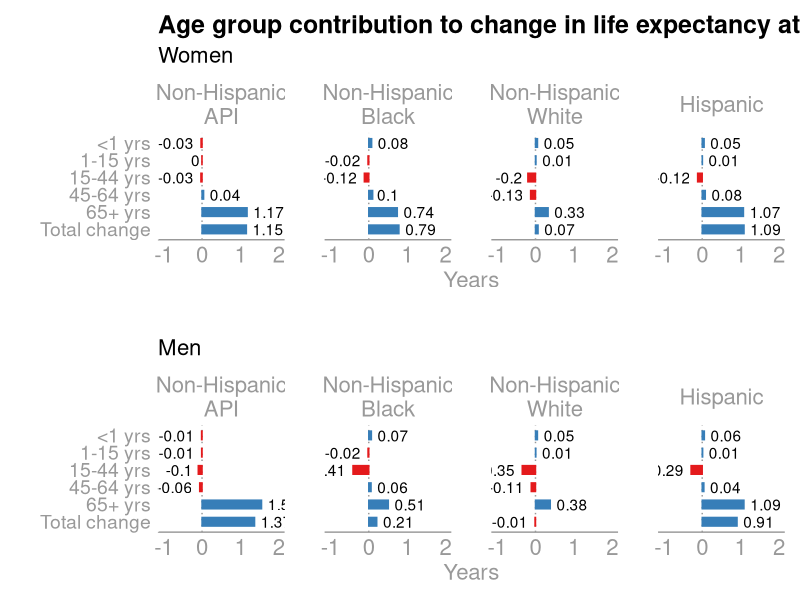
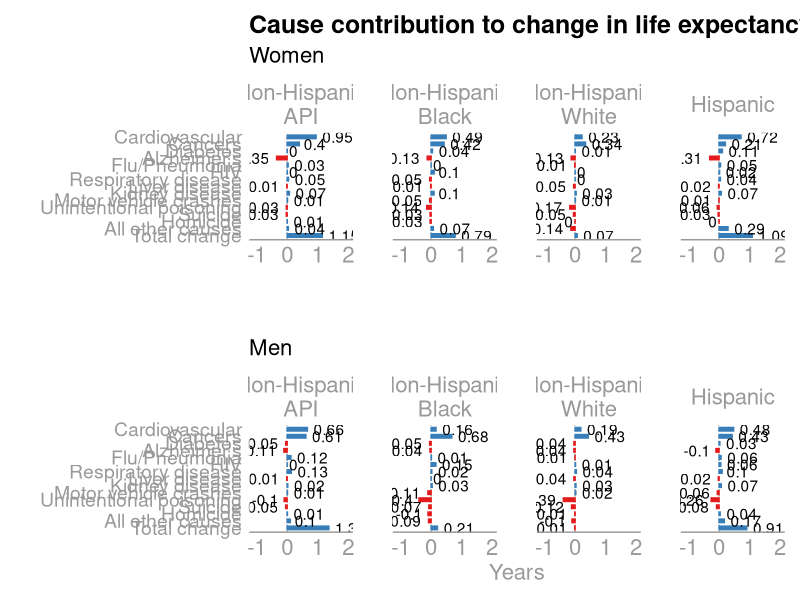
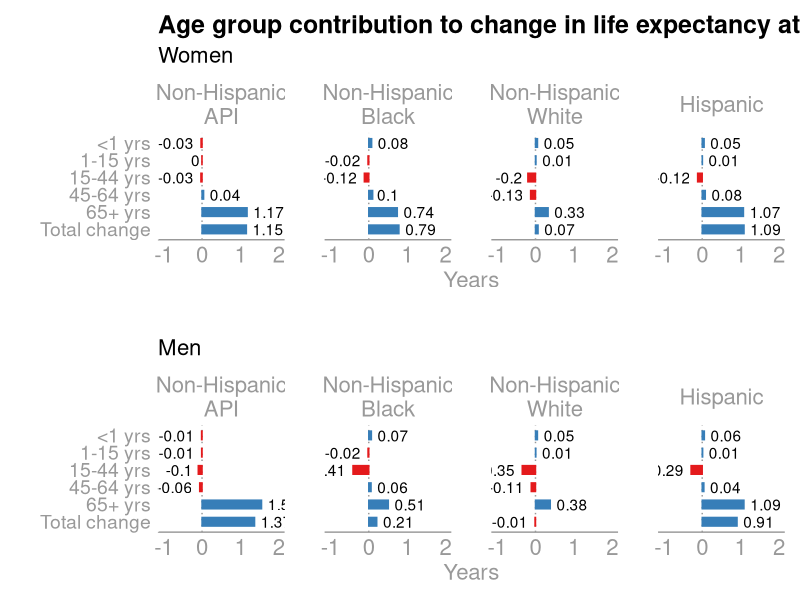
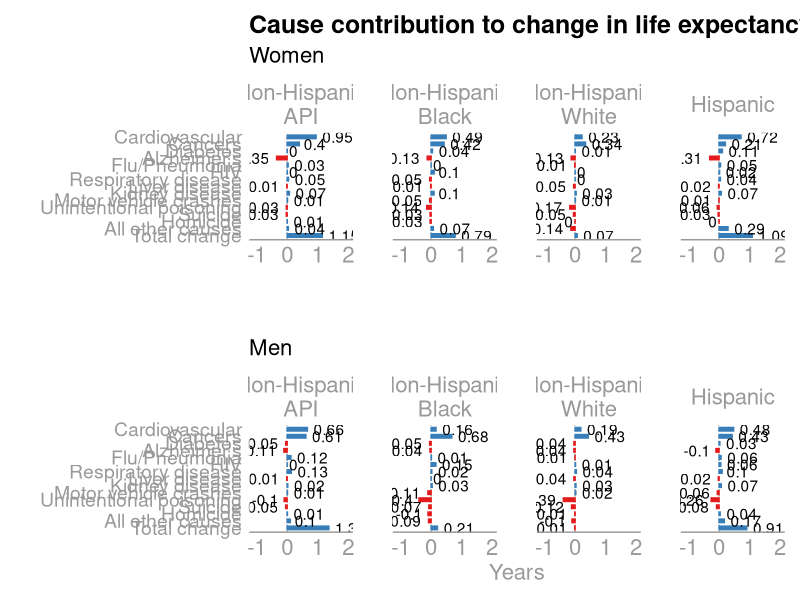

The R script that drew these images, in order:
#  program:  le-decomp-2010-2018.R
#  task:     le decomposition graphs for 2010 to 2018
#  input:    le-age-cause-decomp-2010-2018.csv
#  output:   le-age-decomp-2010-2018.png, le-cause-decomp-2010-2018.png
#  project:  ARPH Life Expectancy
#  author:   sam harper \ 2020-06-25

# 0
# load libraries
library(tidyverse)
library(here)
library(ggrepel)
library(patchwork)

here::here()

##### 1  #####
## Read in raw data and label it

# Raw data
rawd <- read_csv(here("data", "le-age-cause-decomp-2010-2018.csv"))

# summarize by age group
rawt <- rawd %>%
  group_by(sex, race, age) %>%
  summarise(total = sum(cont) * -1 )

# separate grouping for the total
tot <- aggregate(rawt$total, list(sex = rawt$sex, race = rawt$race), FUN = sum )
tot$age <- 12
colnames(tot)[3] <- "total"

# bind together
raw <- rawt %>%
  bind_rows(tot)

# gender as factor
raw$gender <- recode_factor(raw$sex, `1`= "Women", 
  `2`= "Men")

# race-ethnicity as factor
raw$raceeth <- recode_factor(raw$race, `1`= "Non-Hispanic\nAPI", 
  `2`= "Non-Hispanic\nBlack", `3`= "Non-Hispanic\nWhite", 
  `4`= "Hispanic")

# age as factor (4 broad groups)
raw$age4f <- recode_factor(raw$age, `1` = "<1 yrs", `2` = " 1-15 yrs", 
  `3` = " 1-15 yrs", `4` = "15-44 yrs", `5` = "15-44 yrs",
  `6` = "15-44 yrs", `7` = "45-64 yrs", `8` = "45-64 yrs", 
  `9` = "65+ yrs", `10` = "65+ yrs", `11` = "65+ yrs",
  `12` = "Total change")

# summarize by 4 age groups
raw4 <- raw %>%
  group_by(gender, raceeth, age4f) %>%
  summarise(total = sum(total))


##### 2  #####
## Plot options and style

stheme <- theme_classic() + theme(plot.title = element_text(size = 18, face = "bold"), plot.subtitle = element_text(size=16)) + theme(axis.text.x = element_text(size = 16, colour = "grey60"), axis.title.x=element_text(size=16, colour="grey60"), axis.title.y=element_text(size=16, angle=90, colour="grey60"), axis.text.y = element_text(size = 16, colour="grey60"), legend.position="none", panel.grid.major.y = element_line(linetype="dotted", colour="white"), panel.grid.major.x = element_line(colour="white"), panel.grid.minor = element_line(colour="white")) + theme(axis.line.x=element_line(colour="grey60"), axis.line.y=element_line(colour="white"), axis.ticks = element_blank(), strip.text = element_text(size = 16, colour="grey60"), strip.background = element_rect(colour="white"))




##### 3  #####
## Plot of decomposition by age

# women
wr <- ggplot(subset(raw4, gender=="Women")) + 
  geom_vline(xintercept = 0, linetype="dotted", colour="grey60") +
  geom_bar(data=subset(raw4, gender=="Women" & total<0), aes(y=age4f, weight=total), width=0.5, colour = "#e41a1c", fill="#e41a1c") + 
  geom_bar(data=subset(raw4, gender=="Women" & total>=0), aes(y=age4f, weight=total), width=0.5, colour = "#377eb8", fill = "#377eb8") +  
  geom_text(aes(y=age4f, x=total, label = round(total, 2), 
            hjust=ifelse(total > 0, -0.2, 1.2))) +
  facet_wrap(~raceeth, nrow=1) +
  scale_y_discrete(limits = rev(levels(raw4$age4f))) +
  scale_x_continuous(limits=c(-1, 2), breaks=c(-1, 0, 1, 2)) +
  labs(y = "", x = "Years") + 
  ggtitle("Age group contribution to change in life expectancy at birth, 2010-2018", subtitle="Women") +
  stheme + theme(panel.spacing = unit(2, "lines")) +
  theme(axis.text.y = element_text(size = 14))

# men
mr <- ggplot(subset(raw4, gender=="Men")) + 
  geom_vline(xintercept = 0, linetype="dotted", colour="grey60") +
  geom_bar(data=subset(raw4, gender=="Men" & total<0), aes(y=age4f, weight=total), width=0.5, colour = "#e41a1c", fill="#e41a1c") + 
  geom_bar(data=subset(raw4, gender=="Men" & total>=0), aes(y=age4f, weight=total), width=0.5, colour = "#377eb8", fill = "#377eb8") +  
  geom_text(aes(y=age4f, x=total, label = round(total, 2), 
            hjust=ifelse(total > 0, -0.2, 1.2))) +
  facet_wrap(~raceeth, nrow=1) +
  scale_y_discrete(limits = rev(levels(raw4$age4f))) +
  scale_x_continuous(limits=c(-1, 2), breaks=c(-1, 0, 1, 2)) +
  labs(y = "", x = "Years") + 
  ggtitle("", subtitle="Men") +
  stheme + theme(panel.spacing = unit(2, "lines"))+
  theme(axis.text.y = element_text(size = 14))


# put both plots together
pr <- wr / mr 
pr

# export to file
ggsave(here("figures", "le-age-decomp-2010-2018.png"), 
       plot=pr, width=11, height=8.5)



##### 4  #####
##### Plot of decomposition by cause of death

# group by cause
rawt <- rawd %>%
  group_by(sex, race, cod) %>%
  summarise(total = sum(cont) * -1 )

# separate grouping for all causes
tot <- aggregate(rawt$total, list(sex = rawt$sex, race = rawt$race), FUN = sum )
tot$cod <- 15
colnames(tot)[3] <- "total"

# bind together
raw <- rawt %>%
  bind_rows(tot)

# gender as factor
raw$gender <- recode_factor(raw$sex, `1`= "Women", 
  `2`= "Men")

# race-ethnicity as factor
raw$raceeth <- recode_factor(raw$race, `1`= "Non-Hispanic\nAPI", 
  `2`= "Non-Hispanic\nBlack", `3`= "Non-Hispanic\nWhite", 
  `4`= "Hispanic")

# cause of death as factor
raw$codf <- recode_factor(raw$cod, `1` = "Cardiovascular", `2` = " Cancers", 
  `3` = "Diabetes", `4` = "Alzheimer's", `5` = "Flu/Pneumonia",
  `6` = "HIV", `7` = "Respiratory disease", `8` = "Liver disease", 
  `9` = "Kidney disease", `10` = "Motor vehicle crashes", 
  `11` = "Unintentional poisoning", `12` = "Suicide", 
  `13` = "Homicide", `14` = "All other causes", 
  `15` = "Total change")

# summarize by factors
raw15 <- raw %>%
  group_by(gender, raceeth, codf) %>%
  summarise(total = sum(total))



##### 5  #####
##### cause of death plot

# women
w <- ggplot(subset(raw15, gender=="Women")) + 
  geom_vline(xintercept = 0, linetype="dotted", colour="grey60") +
  geom_bar(data=subset(raw15, gender=="Women" & total<0), 
           aes(y=codf, weight=total), width=0.5, colour = "#e41a1c", fill="#e41a1c") + 
  geom_bar(data=subset(raw15, gender=="Women" & total>=0), 
           aes(y=codf, weight=total), width=0.5, colour = "#377eb8", fill = "#377eb8") +  
  geom_text(aes(y=codf, x=total, label = round(total, 2), 
            hjust=ifelse(total > 0, -0.2, 1.2))) +
  facet_wrap(~raceeth, nrow=1) +
  scale_y_discrete(limits = rev(levels(raw15$codf))) +
  scale_x_continuous(limits=c(-1.1, 2), breaks=c(-1, 0, 1, 2)) +
  labs(y = "", x = "") + 
  ggtitle("Cause contribution to change in life expectancy at birth, 2010-2018", subtitle="Women") +
  stheme + theme(panel.spacing = unit(2, "lines")) +
  theme(axis.text.y = element_text(size = 14))
  
# men
m <- ggplot(subset(raw15, gender=="Men")) + 
  geom_vline(xintercept = 0, linetype="dotted", colour="grey60") +
  geom_bar(data=subset(raw15, gender=="Men" & total<0), aes(y=codf, weight=total), width=0.5, colour = "#e41a1c", fill="#e41a1c") + 
  geom_bar(data=subset(raw15, gender=="Men" & total>=0), aes(y=codf, weight=total), width=0.5, colour = "#377eb8", fill = "#377eb8") +  
  geom_text(aes(y=codf, x=total, label = round(total, 2), 
            hjust=ifelse(total > 0, -0.2, 1.2))) +
  facet_wrap(~raceeth, nrow=1) +
  scale_y_discrete(limits = rev(levels(raw15$codf))) +
  scale_x_continuous(limits=c(-1.1, 2), breaks=c(-1, 0, 1, 2)) +
  labs(y = "", x = "Years") + 
  ggtitle("", subtitle="Men") +
  stheme + theme(panel.spacing = unit(2, "lines")) +
  theme(axis.text.y = element_text(size = 14))
  

# put both plots together
p <- w / m 
p

# export to file
ggsave(here("figures", "le-cause-decomp-2010-2018.png"), 
       plot=p, width=11, height=10)

